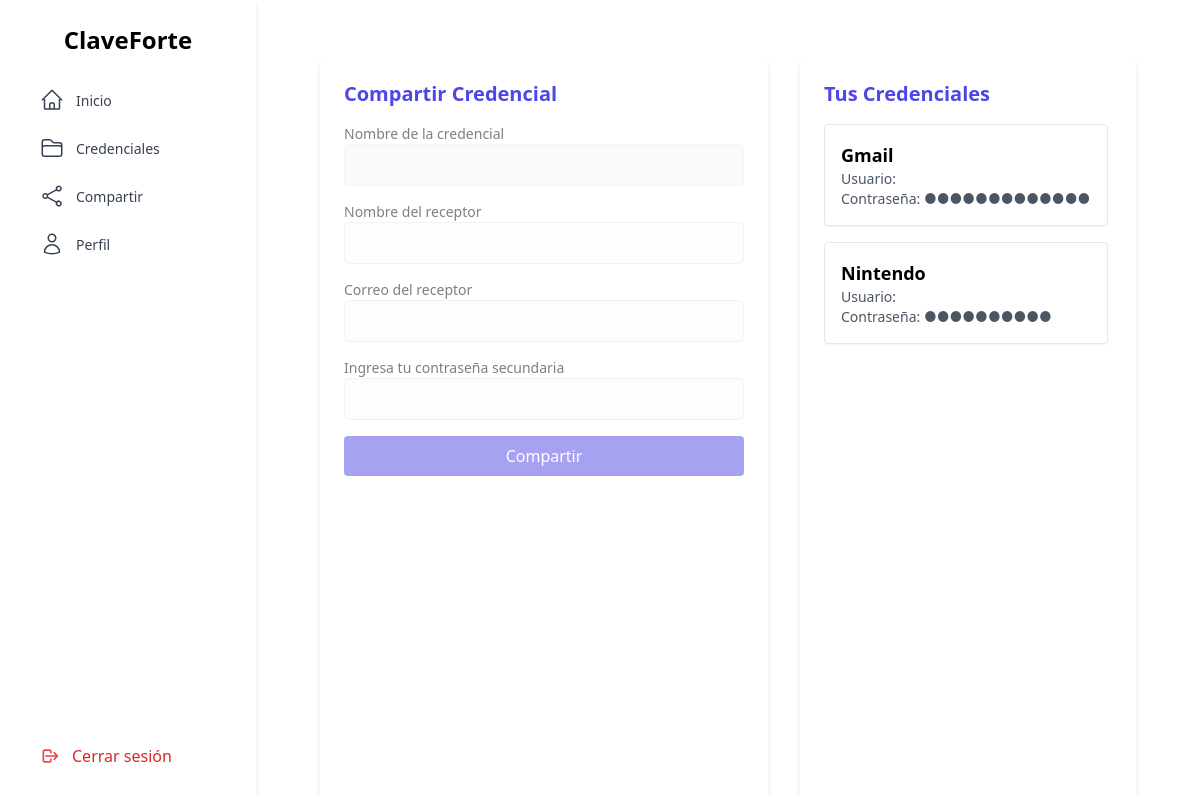
The app's page /share_credential (signed in), older data.
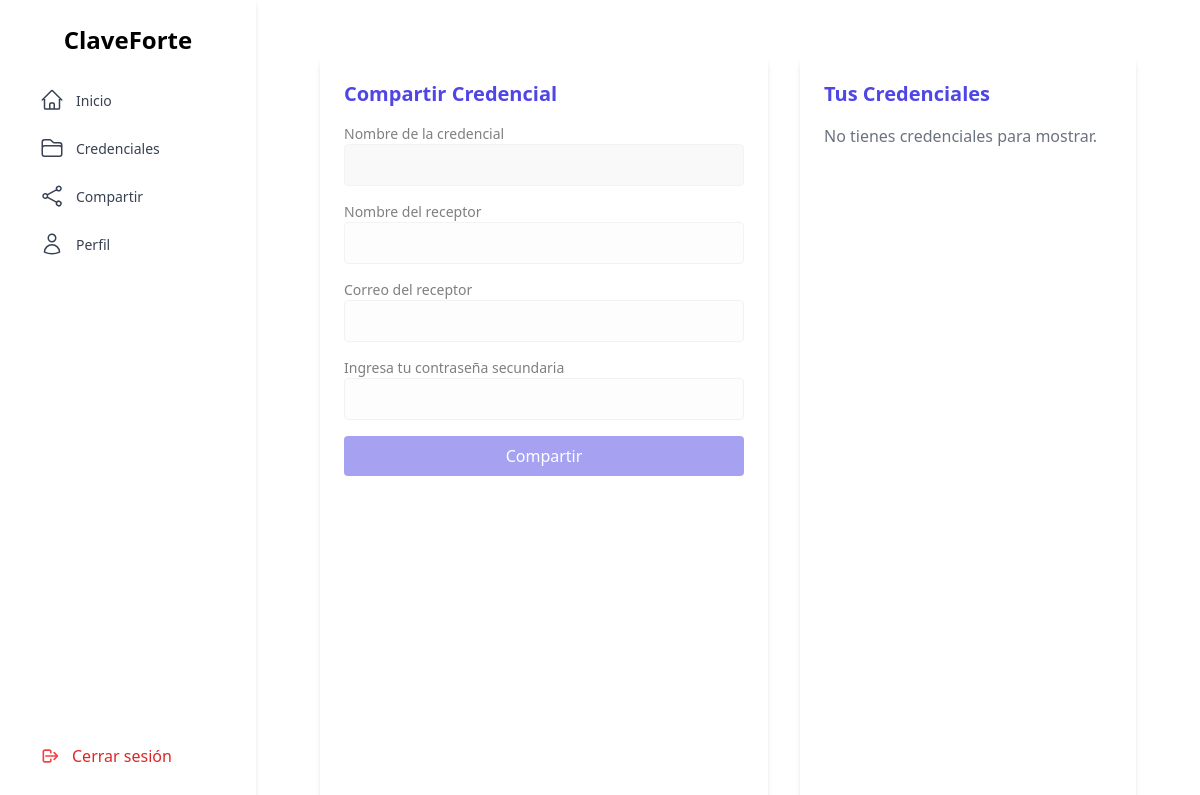
The same page, newer data.
### tables this page shows
CREATE TABLE Credentials (
        id_credential   INTEGER PRIMARY KEY AUTOINCREMENT,
        service_name    TEXT NOT NULL,
        service_pass    TEXT NOT NULL,
        users_allows    TEXT,
        name_owner      TEXT,
        id_usr          INTEGER NOT NULL,
        FOREIGN KEY (id_usr) REFERENCES Users(id_usr)
    );

### app.py (the view, shortened to what this page needs)
@app.route('/share_credential', methods=['GET', 'POST'])
def compartir_credencial():
    if 'usuario_id' not in session:
        return redirect(url_for('login'))
    usuario_id = session.get('usuario_id')
    usuario_nombre = session.get('usuario_nombre')
    rol = session.get('usuario_rol')
    if request.method == 'GET':
        with sqlite3.connect('instance/ClaveForte.db') as conn:
            conn.row_factory = sqlite3.Row
            cur = conn.cursor()
            cur.execute("SELECT * FROM Credentials WHERE id_usr = ?", (usuario_id,))
            credenciales = cur.fetchall()
            cur.execute("SELECT secret_pass FROM Users WHERE id_usr = ?", (usuario_id,))
            fila_usuario = cur.fetchone()
            tiene_pass_secundaria = bool(fila_usuario and fila_usuario['secret_pass'])
        return render_template(
            './credentials/compartir/compartir.html',
            credenciales=credenciales,
            usuario_actual=usuario_id,
            usr_rol=rol,
            tiene_pass_secundaria=tiene_pass_secundaria,
            origen='compartir_credencial'
        )

### templates/credentials/compartir/compartir.html (shortened to what this page needs)
{% extends "layout.html" %}
{% block content %}
<div class="flex h-screen gap-8 px-6 py-4 box-border">
  <div class="w-full max-w-md bg-white p-6 rounded-lg shadow-md overflow-y-auto">
    <h2 class="text-xl font-semibold mb-4 text-indigo-600">Compartir Credencial</h2>
    <form id="form-compartir" action="/share_credential" method="POST" class="space-y-4 pointer-events-none opacity-50">
      <div>
        <label class="block text-sm font-medium">Nombre de la credencial</label>
        <input type="text" id="nombre_credencial" name="nombre_credencial" required readonly
               class="w-full p-2 border rounded focus:outline-none focus:ring-2 focus:ring-indigo-400 bg-gray-100">
      </div>
      <div>
        <label class="block text-sm font-medium">Nombre del receptor</label>
        <input type="text" name="nombre_receptor" required disabled
               class="w-full p-2 border rounded focus:outline-none focus:ring-2 focus:ring-indigo-400">
      </div>
      <div>
        <label class="block text-sm font-medium">Correo del receptor</label>
        <input type="email" name="correo_receptor" required disabled
               class="w-full p-2 border rounded focus:outline-none focus:ring-2 focus:ring-indigo-400">
      </div>
      <div>
        <label class="block text-sm font-medium">Ingresa tu contraseña secundaria</label>
        <input type="password" name="pass_validacion" required disabled
               class="w-full p-2 border rounded focus:outline-none focus:ring-2 focus:ring-indigo-400">
      </div>
      <button type="submit" disabled
              class="w-full bg-indigo-600 text-white py-2 rounded hover:bg-indigo-700 transition">
        Compartir
      </button>
    </form>
  </div>
  <div class="flex-1 bg-white p-6 m-y-10 rounded-lg shadow-md flex flex-col">
    <h2 class="text-xl font-semibold mb-4 text-indigo-600">Tus Credenciales</h2>
    <div class="flex-1 overflow-y-auto space-y-4 pr-1">
      {% if credenciales %}
        <div id="cred-container">
        {% for c in credenciales %}
          <div
            id="cred-{{ c.id_credential }}"
            class="credencial p-4 mb-4 border rounded bg-white shadow-sm cursor-pointer"
            data-nombre="{{ c.service_name }}"
            data-id="{{ c.id_credential }}"
          >
            <p class="font-semibold text-lg">{{ c.service_name }}</p>
            <p class="text-sm text-gray-600">Usuario: {{ c.service_user }}</p>
            <p class="text-sm text-gray-600">Contraseña:
              {% set random_length = range(8, 16)|random %}
              {{ '●' * (random_length) }}</p>
          </div>
        {% endfor %}
      </div>
      {% else %}
        <p class="text-gray-500">No tienes credenciales para mostrar.</p>
      {% endif %}
    </div>
  </div>
</div>
{% endblock %}

Row changes from the older to the newer data that the page shows:
removed Credentials: service_name "Gmail", value "●●●●●●●●●●●●●"
removed Credentials: service_name "Nintendo", value "●●●●●●●●●●"
Text that changed along with them:
text now shown: "No tienes credenciales para mostrar."
